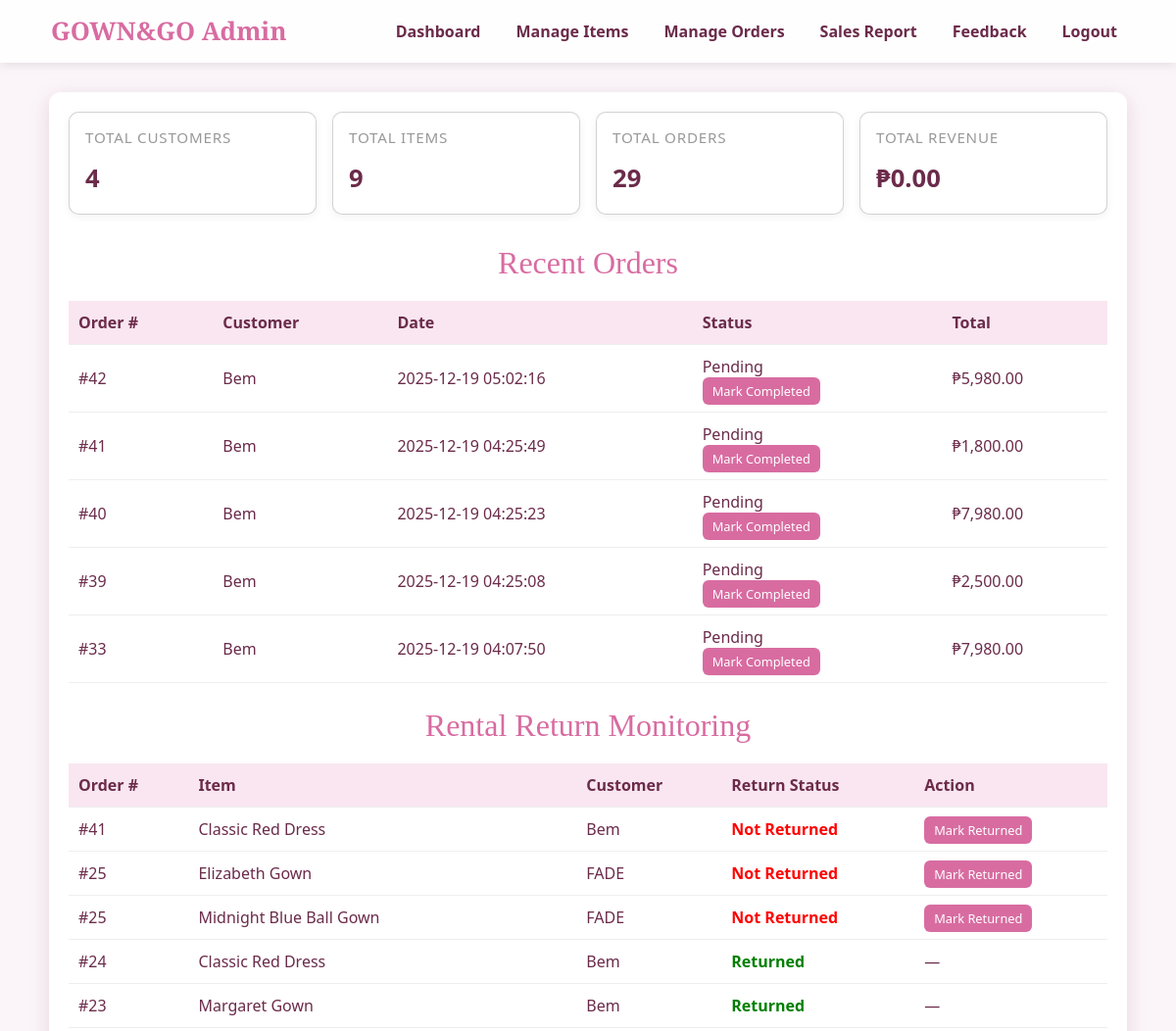
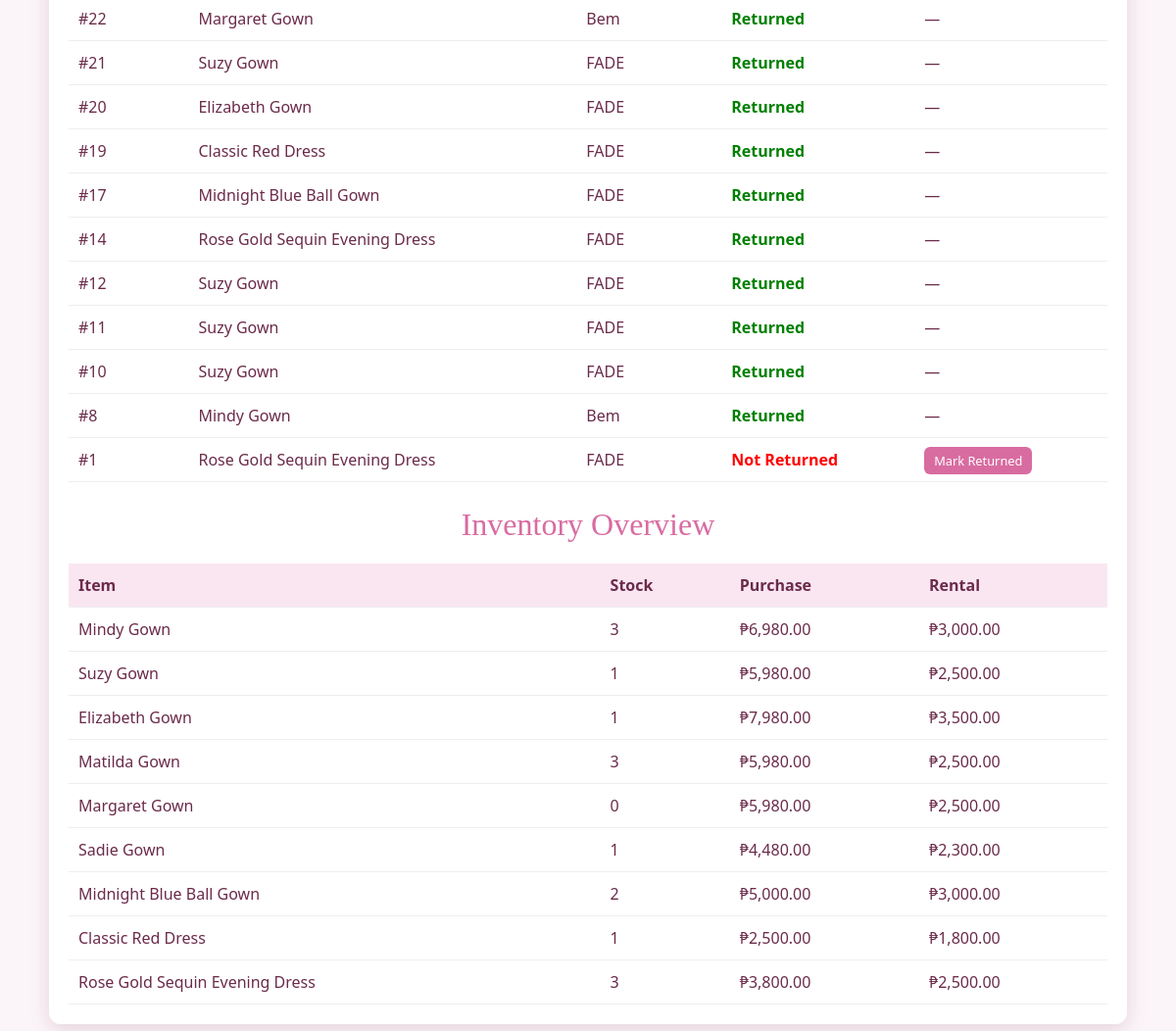
Page /admin/dashboard.php (signed in) on the committed database (2 pictures, top to bottom).
### tables this page shows
CREATE TABLE `orders` (
  `order_id` int(11) NOT NULL,
  `user_id` int(11) NOT NULL,
  `order_date` datetime DEFAULT current_timestamp(),
  `order_status` enum('Pending','Confirmed','Completed','Cancelled') NOT NULL DEFAULT 'Pending',
  `order_type` enum('Rental','Purchase','Mixed') NOT NULL,
  `total_amount` decimal(12,2) NOT NULL DEFAULT 0.00,
  `delivery_address` text DEFAULT NULL
);

CREATE TABLE `users` (
  `user_id` int(11) NOT NULL,
  `username` varchar(100) NOT NULL,
  `email` varchar(150) NOT NULL,
  `password` varchar(255) NOT NULL,
  `address` text DEFAULT NULL,
  `contact_no` varchar(50) DEFAULT NULL,
  `role` enum('customer','admin') NOT NULL DEFAULT 'customer',
  `created_at` datetime DEFAULT current_timestamp()
);

CREATE TABLE `order_details` (
  `order_detail_id` int(11) NOT NULL,
  `order_id` int(11) NOT NULL,
  `item_id` int(11) NOT NULL,
  `order_type` enum('Rental','Purchase') NOT NULL,
  `quantity` int(11) NOT NULL DEFAULT 1,
  `rental_period_days` int(11) DEFAULT NULL,
  `return_status` enum('Not Returned','Returned') NOT NULL DEFAULT 'Not Returned',
  `unit_price` decimal(10,2) NOT NULL,
  `subtotal` decimal(12,2) NOT NULL
);

CREATE TABLE `items` (
  `item_id` int(11) NOT NULL,
  `name` varchar(255) NOT NULL,
  `description` text DEFAULT NULL,
  `rental_price` decimal(10,2) NOT NULL,
  `purchase_price` decimal(10,2) NOT NULL,
  `status` enum('Available','Out of Stock','Rented') NOT NULL DEFAULT 'Available',
  `stock` int(11) NOT NULL DEFAULT 0,
  `image` varchar(255) DEFAULT NULL,
  `created_at` datetime DEFAULT current_timestamp()
);

### admin/dashboard.php (the view, shortened to what this page needs)
<?php
include '../config.php';
$total_customers = $conn->query("SELECT COUNT(*) AS c FROM users WHERE role='customer'")->fetch_assoc()['c'];
$total_items = $conn->query("SELECT COUNT(*) AS c FROM items")->fetch_assoc()['c'];
$total_orders = $conn->query("SELECT COUNT(*) AS c FROM orders")->fetch_assoc()['c'];
$total_revenue = $conn->query("
    SELECT COALESCE(SUM(amount),0) AS total
    FROM payments
    WHERE payment_status='Paid'
")->fetch_assoc()['total'];
$recent_orders = $conn->query("
    SELECT o.order_id, o.order_date, o.order_status, o.total_amount, u.username
    FROM orders o
    JOIN users u ON o.user_id = u.user_id
    ORDER BY o.order_date DESC
    LIMIT 5
");
$items = $conn->query("SELECT * FROM items ORDER BY created_at DESC");
$rentals = $conn->query("
    SELECT
        od.order_detail_id,
        o.order_id,
        i.name AS item_name,
        u.username,
        od.return_status
    FROM order_details od
    JOIN orders o ON od.order_id = o.order_id
    JOIN items i ON od.item_id = i.item_id
    JOIN users u ON o.user_id = u.user_id
    WHERE od.order_type = 'Rental'
    ORDER BY o.order_date DESC
");
?>
<!DOCTYPE html>
<html lang="en">
<head>
<link rel="stylesheet" href="https://cdn.jsdelivr.net/npm/bootstrap@5.3.8/dist/css/bootstrap.min.css">
<link rel="stylesheet" href="inclusion/stylesheet.css">
</head>
<body>
<?php include 'inclusion/nav.php'; ?>
<div class="main-container">
<section class="grid">
<div class="card"><h3>Total Customers</h3><div class="value"><?= $total_customers ?></div></div>
<div class="card"><h3>Total Items</h3><div class="value"><?= $total_items ?></div></div>
<div class="card"><h3>Total Orders</h3><div class="value"><?= $total_orders ?></div></div>
<div class="card"><h3>Total Revenue</h3><div class="value">₱<?= number_format($total_revenue,2) ?></div></div>
</section>
<h2 class="section-title">Recent Orders</h2>
<table>
<tr><th>Order #</th><th>Customer</th><th>Date</th><th>Status</th><th>Total</th></tr>
<?php while($o = $recent_orders->fetch_assoc()): ?>
<tr>
<td>#<?= $o['order_id'] ?></td>
<td><?= $o['username'] ?></td>
<td><?= $o['order_date'] ?></td>
<td>
<?php if($o['order_status']=="Completed"): ?>
<span class="status-completed">Completed</span>
<?php else: ?>
<?= $o['order_status'] ?><br>
<a class="btn-small" href="complete_order.php?id=<?= $o['order_id'] ?>">Mark Completed</a>
<?php endif; ?>
</td>
<td>₱<?= number_format($o['total_amount'],2) ?></td>
</tr>
<?php endwhile; ?>
</table>
<h2 class="section-title mt-4">Rental Return Monitoring</h2>
<table>
<tr>
    <th>Order #</th>
    <th>Item</th>
    <th>Customer</th>
    <th>Return Status</th>
    <th>Action</th>
</tr>
<?php while($r = $rentals->fetch_assoc()): ?>
<tr>
<td>#<?= $r['order_id'] ?></td>
<td><?= htmlspecialchars($r['item_name']) ?></td>
<td><?= htmlspecialchars($r['username']) ?></td>
<td>
<?php if($r['return_status'] === "Returned"): ?>
    <span class="status-returned">Returned</span>
<?php else: ?>
    <span class="status-not-returned">Not Returned</span>
<?php endif; ?>
</td>
<td>
<?php if($r['return_status']=="Not Returned"): ?>
<a class="btn-small" href="mark_returned.php?id=<?= $r['order_detail_id'] ?>"
onclick="return confirm('Mark this rental as returned?')">Mark Returned</a>
<?php else: ?>
—
<?php endif; ?>
</td>
</tr>
<?php endwhile; ?>
</table>
<h2 class="section-title mt-4">Inventory Overview</h2>
<table>
<tr><th>Item</th><th>Stock</th><th>Purchase</th><th>Rental</th></tr>
<?php while($i=$items->fetch_assoc()): ?>
<tr>
<td><?= $i['name'] ?></td>
<td><?= $i['stock'] ?></td>
<td>₱<?= number_format($i['purchase_price'],2) ?></td>
<td>₱<?= number_format($i['rental_price'],2) ?></td>
</tr>
<?php endwhile; ?>
</table>
</div>
</body>
</html>

### admin/inclusion/stylesheet.css (style rules this page uses)
* { box-sizing: border-box; }
body { margin: 0; font-family: 'Segoe UI', sans-serif; background: url('https://i.pinimg.com/1200x/63/01/8a/63018a11c5ad770ed2eec2d2587cea74.jpg') no-repeat center fixed; background-size: cover; color: #6b2b4a; }
body::before { content: ""; position: fixed; inset: 0; background: rgba(245,230,240,0.4); z-index: -1; }
.card { background: #fff; border-radius: 10px; padding: 16px; box-shadow: 0 2px 8px rgba(0,0,0,0.06); }
.card h3 { margin: 0 0 4px; font-size: 0.95rem; text-transform: uppercase; letter-spacing: 0.05em; color: #999; }
.card .value { font-size: 1.6rem; font-weight: bold; color: #6b2b4a; margin-top: 10px; }
.main-container { max-width: 1100px; margin: 30px auto 50px; padding: 20px; background: rgba(255,255,255,0.94); border-radius: 12px; box-shadow: 0 6px 20px rgba(183, 134, 154, 0.3); }
.grid { display: grid; grid-template-columns: repeat(auto-fit, minmax(230px, 1fr)); gap: 16px; margin-bottom: 30px; }
h2 { text-align: center; font-family: 'Playfair Display', serif; color: #d86ca1; margin-bottom: 15px; }
table { width: 100%; border-collapse: collapse; margin-top: 20px; }
th, td { padding: 10px; border-bottom: 1px solid #eee; text-align: left; }
th { background: #f9e6f1; }

### admin/dashboard.php (style rules this page uses)
h2.section-title { font-family: 'Playfair Display', serif; color: #d86ca1; }
.btn-small { padding: 5px 10px; background: #d86ca1; color: white; border-radius: 6px; font-size: 0.8rem; text-decoration: none; }
.status-returned { color:green; font-weight:bold; }
.status-not-returned { color:red; font-weight:bold; }

### rows in the picture
orders: order_id "42", user.username "Bem", order_date "2025-12-19 05:02:16", order_status "Pending", total_amount "5,980.00"
orders: order_id "41", user.username "Bem", order_date "2025-12-19 04:25:49", order_status "Pending", total_amount "1,800.00"
orders: order_id "40", user.username "Bem", order_date "2025-12-19 04:25:23", order_status "Pending", total_amount "7,980.00"
orders: order_id "39", user.username "Bem", order_date "2025-12-19 04:25:08", order_status "Pending", total_amount "2,500.00"
orders: order_id "33", user.username "Bem", order_date "2025-12-19 04:07:50", order_status "Pending", total_amount "7,980.00"
order_details: order.order_id "41", item.name "Classic Red Dress", users.username "Bem", return_status "Not Returned"
order_details: order.order_id "25", item.name "Elizabeth Gown", users.username "FADE", return_status "Not Returned"
order_details: order.order_id "25", item.name "Midnight Blue Ball Gown", users.username "FADE", return_status "Not Returned"
order_details: order.order_id "24", item.name "Classic Red Dress", users.username "Bem", return_status "Returned"
order_details: order.order_id "23", item.name "Margaret Gown", users.username "Bem", return_status "Returned"
order_details: order.order_id "22", item.name "Margaret Gown", users.username "Bem", return_status "Returned"
order_details: order.order_id "21", item.name "Suzy Gown", users.username "FADE", return_status "Returned"
order_details: order.order_id "20", item.name "Elizabeth Gown", users.username "FADE", return_status "Returned"
order_details: order.order_id "19", item.name "Classic Red Dress", users.username "FADE", return_status "Returned"
order_details: order.order_id "17", item.name "Midnight Blue Ball Gown", users.username "FADE", return_status "Returned"
order_details: order.order_id "14", item.name "Rose Gold Sequin Evening Dress", users.username "FADE", return_status "Returned"
order_details: order.order_id "12", item.name "Suzy Gown", users.username "FADE", return_status "Returned"
order_details: order.order_id "11", item.name "Suzy Gown", users.username "FADE", return_status "Returned"
order_details: order.order_id "10", item.name "Suzy Gown", users.username "FADE", return_status "Returned"
order_details: order.order_id "8", item.name "Mindy Gown", users.username "Bem", return_status "Returned"
order_details: order.order_id "1", item.name "Rose Gold Sequin Evening Dress", users.username "FADE", return_status "Not Returned"
items: name "Mindy Gown", stock "3", purchase_price "6,980.00", rental_price "3,000.00"
items: name "Suzy Gown", stock "1", purchase_price "5,980.00", rental_price "2,500.00"
items: name "Elizabeth Gown", stock "1", purchase_price "7,980.00", rental_price "3,500.00"
items: name "Matilda Gown", stock "3", purchase_price "5,980.00", rental_price "2,500.00"
items: name "Margaret Gown", stock "0", purchase_price "5,980.00", rental_price "2,500.00"
items: name "Sadie Gown", stock "1", purchase_price "4,480.00", rental_price "2,300.00"
items: name "Midnight Blue Ball Gown", stock "2", purchase_price "5,000.00", rental_price "3,000.00"
items: name "Classic Red Dress", stock "1", purchase_price "2,500.00", rental_price "1,800.00"
items: name "Rose Gold Sequin Evening Dress", stock "3", purchase_price "3,800.00", rental_price "2,500.00"

### other values in the picture
$total_customers "4"
$total_items "9"
$total_orders "29"
$total_revenue "0.00"
